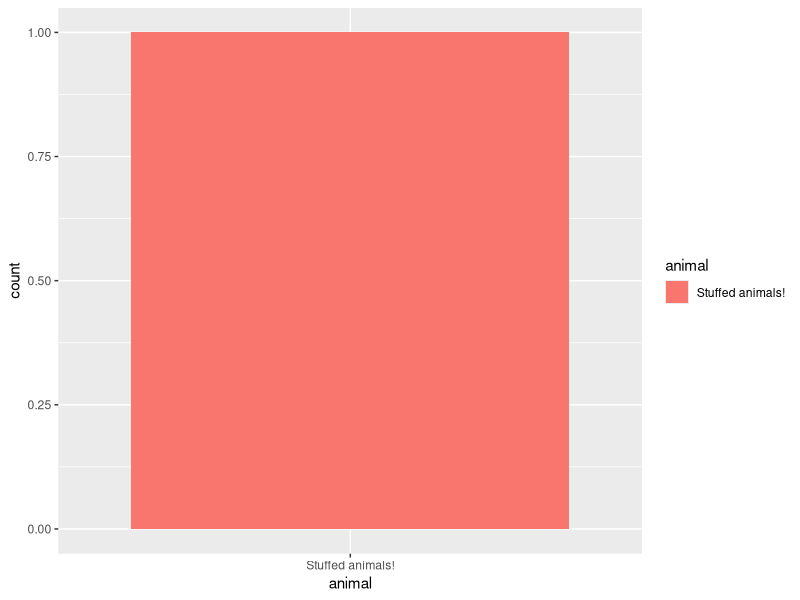

R code for this plot:
#### please fill out the survey (copy and paste into browser): 
## https://docs.google.com/forms/d/e/1FAIpQLScgr0ctppakmIjdMcj_VGtlzM9u5C-oRMXrgm0CCEPSfRlB2g/viewform?usp=sf_link

## Download csv and 

#load library
library(tidyverse)

#load data
example_r <- read_csv("pilarslides/data/example r.csv")

#what are the column names?
colnames(example_r)

#rename cols for ease 
colnames(example_r)[2:6] <- c("major", "masters", "animal", "r_before", "r_fun")

#looking at trends-- since we are all PhD students in poli sci, let's look at what undergrad major is most common?
table(example_r$major)

#what about frequencies of undergrad majors and having a masters degree? Any trends?
prop.table(table(example_r$major, example_r$masters))

#let's mutate character responses into numeric, then we can take the averages
example_r %>% 
  mutate(r_before = if_else(r_before == "Yes", 1, 0), 
         r_fun = if_else(r_fun == "Yes", 1, 0)) %>% 
  group_by(r_before) %>% 
  summarize(mean_r_fun = mean(r_fun))

#we can plot our favorite animals!
example_r %>% 
  ggplot(aes(x = animal, fill = animal)) +
  geom_bar()
